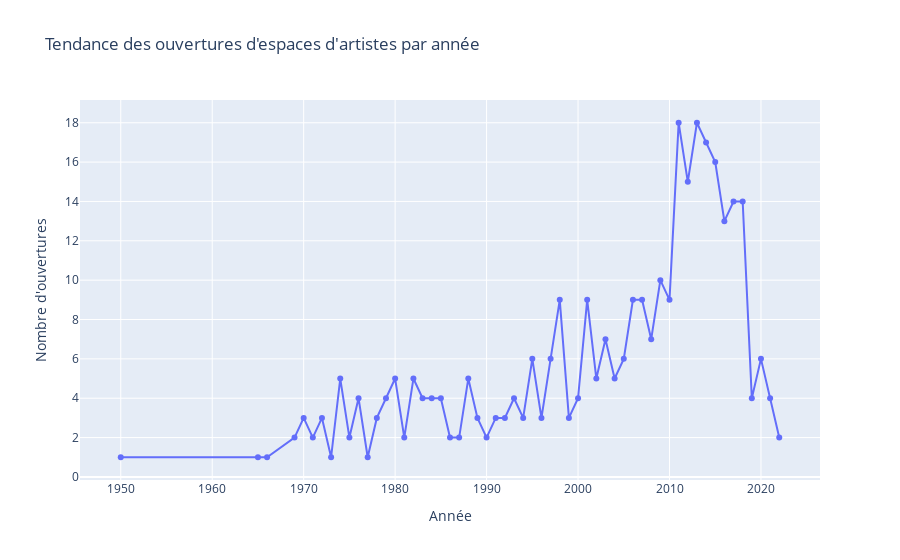

Write notebook code for a chart like this one.
### Markdown cell above
### Tendance des ouvertures d\'espaces d\'artistes par année

### Code cell
import pandas as pd
import plotly.express as px

# Charger les données
donnees = pd.read_excel('donnees.xlsx')

# Supprimer les valeurs NaN avant la conversion
donnees = donnees[donnees['date_ouverture'].notna()]

# Convertir les valeurs en entiers et en datetime
donnees['date_ouverture'] = pd.to_datetime(donnees['date_ouverture'].astype(int).astype(str), format='%Y', errors='coerce')

# Compter le nombre d'ouvertures par année
ouvertures_par_annee = donnees['date_ouverture'].dt.year.value_counts().sort_index()

# Créer un DataFrame pour la visualisation
df_ouvertures = pd.DataFrame({
    'Année': ouvertures_par_annee.index,
    'Nombre d\'ouvertures': ouvertures_par_annee.values
})

# Créer un graphique en courbes interactif
fig = px.line(df_ouvertures, x='Année', y='Nombre d\'ouvertures',
              title='Tendance des ouvertures d\'espaces d\'artistes par année',
              markers=True)

# Afficher le graphique
fig.show()

### Figure 1 — Plotly figure (JSON) as saved in the notebook; plotly's stock layout.template omitted (floating-point values rounded to 4 significant figures)
{"data": [{"hovertemplate": "Année=%{x}<br>Nombre d'ouvertures=%{y}<extra></extra>", "legendgroup": "", "line": {"color": "#636efa", "dash": "solid"}, "marker": {"symbol": "circle"}, "mode": "lines+markers", "name": "", "orientation": "v", "showlegend": false, "type": "scatter", "x": [1950, 1965, 1966, 1969, 1970, 1971, 1972, 1973, 1974, 1975, 1976, 1977, 1978, 1979, 1980, 1981, 1982, 1983, 1984, 1985, 1986, 1987, 1988, 1989, 1990, 1991, 1992, 1993, 1994, 1995, 1996, 1997, 1998, 1999, 2000, 2001, 2002, 2003, 2004, 2005, 2006, 2007, 2008, 2009, 2010, 2011, 2012, 2013, 2014, 2015, 2016, 2017, 2018, 2019, 2020, 2021, 2022], "xaxis": "x", "y": [1, 1, 1, 2, 3, 2, 3, 1, 5, 2, 4, 1, 3, 4, 5, 2, 5, 4, 4, 4, 2, 2, 5, 3, 2, 3, 3, 4, 3, 6, 3, 6, 9, 3, 4, 9, 5, 7, 5, 6, 9, 9, 7, 10, 9, 18, 15, 18, 17, 16, 13, 14, 14, 4, 6, 4, 2], "yaxis": "y"}], "layout": {"legend": {"tracegroupgap": 0}, "title": {"text": "Tendance des ouvertures d'espaces d'artistes par année"}, "xaxis": {"anchor": "y", "domain": [0, 1], "title": {"text": "Année"}}, "yaxis": {"anchor": "x", "domain": [0, 1], "title": {"text": "Nombre d'ouvertures"}}}}
